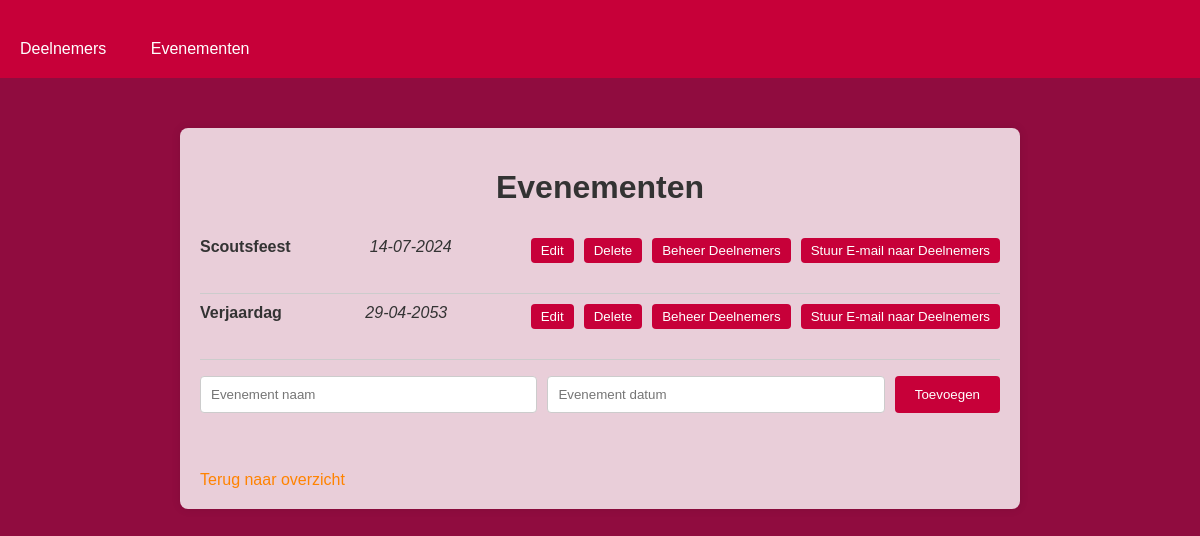
The app's page /events with its own data.
### app.py (models this page shows)
class Event(db.Model):
    id = db.Column(db.Integer, primary_key=True)
    name = db.Column(db.String(100), nullable=False)
    date = db.Column(db.String(100), nullable=False)

### app.py (the view)
@app.route('/events', methods=['GET', 'POST'])
def events():
    events = Event.query.all()
    return render_template('events.html', events=events)

### templates/events.html (shortened to what this page needs)
<!DOCTYPE html>
<html lang="en">
<head>
    <link rel="stylesheet" href="{{ url_for('static', filename='style.css') }}">
</head>
<body>
    <nav>
        <a href="/">Deelnemers</a>
        <a href="/events">Evenementen</a>
    </nav>
    <div class="container">
        <h1>Evenementen</h1>
        <ul>
            {% for event in events %}
            <li>
                <strong>{{ event.name }}</strong><br>
                <em>{{ event.date }}</em><br>
                <div class="event-actions">
                    <form action="{{ url_for('edit_event', id=event.id) }}" method="GET">
                        <button type="submit">Edit</button>
                    </form>
                    <form action="{{ url_for('delete_event', id=event.id) }}" method="POST">
                        <button type="submit">Delete</button>
                    </form>
                    <form action="{{ url_for('manage_event', id=event.id) }}" method="GET">
                        <button type="submit">Beheer Deelnemers</button>
                    </form>
                    <form action="{{ url_for('email_event_participants') }}" method="GET">
                        <button type="submit">Stuur E-mail naar Deelnemers</button>
                    </form>
                </div>
            </li>
            {% endfor %}
        </ul>
        <form action="/add_event" method="POST">
            <input type="text" name="name" placeholder="Evenement naam" required>
            <input type="text" name="date" placeholder="Evenement datum" required>
            <button type="submit">Toevoegen</button>
        </form>
        <br>
        <a href="/">Terug naar overzicht</a>
    </div>
</body>
</html>

### static/style.css (style rules this page uses)
body { font-family: Arial, sans-serif; background-color: #900C3F ; color: #333; margin: 0; padding: 0; }
.container { max-width: 800px; margin: 50px auto; padding: 20px; background-color: rgba(255, 255, 255, 0.8); border-radius: 8px; box-shadow: 0 0 10px rgba(0, 0, 0, 0.1); }
h1 { text-align: center; color: #333; }
form { display: flex; justify-content: space-between; margin-bottom: 20px; }
form input[type="text"], form input[type="email"], form input[type="password"] { flex: 1; padding: 10px; margin-right: 10px; border: 1px solid #ccc; border-radius: 4px; }
form button { padding: 10px 20px; background-color: #C70039; color: white; border: none; border-radius: 4px; cursor: pointer; }
ul { list-style-type: none; padding: 0; }
li { display: flex; justify-content: space-between; padding: 10px 0; border-bottom: 1px solid #ccc; }
a { display: inline-block; margin-top: 20px; color: #FF8300; text-decoration: none; }
nav { background-color: #C70039 ; padding: 10px 0; margin-bottom: 20px; }
nav a { color: white; text-decoration: none; padding: 10px 20px; display: inline-block; }
.participant-actions, .event-actions { display: flex; gap: 10px; }
.participant-actions form, .event-actions form { display: inline; }
.participant-actions button, .event-actions button { padding: 5px 10px; background-color: #FF8300; color: white; border: none; border-radius: 4px; cursor: pointer; }

### templates/events.html (style rules this page uses)
.event-actions { display: flex; gap: 10px; }
.event-actions form { display: inline; }
.event-actions button { padding: 5px 10px; background-color: #C70039; color: white; border: none; border-radius: 4px; cursor: pointer; }

### records on screen
Event: name "Scoutsfeest", date "14-07-2024"
Event: name "Verjaardag", date "29-04-2053"
